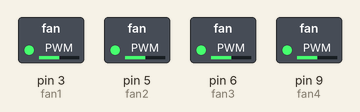
Recording of a sketch running on a simulated Arduino Uno, built with avr-gcc and run on an emulated ATmega328P. On the bench: switched loads named in the sketch (green lamp = pin HIGH). What the sketch prints to the serial monitor is not drawn.

Above: at 0.1 s.
Timing chart, 0 to 1.6 s (numbered marks = the images above):
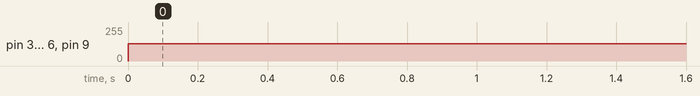

Measured:
- by itself, pin 3 (fan1), pin 5 (fan2), pin 6 (fan3), pin 9 (fan4): 0/255 → 128/255 at 0.00 s

The sketch:

pwm_all_4_poti.ino
```cpp
#include <TimerOne.h>

int fan1 = 3;
int fan2 = 5;
int fan3 = 6;
int fan4 = 9;

int potiPin = A3;
int dutycycle = 512;

void setup(void)
{
  pinMode(fan1, OUTPUT);
  pinMode(fan2, OUTPUT);
  pinMode(fan3, OUTPUT);
  pinMode(fan4, OUTPUT);
  Timer1.initialize(25);
  Timer1.pwm(fan1, 0);
  Timer1.pwm(fan2, 0);
  Timer1.pwm(fan3, 0);
  Timer1.pwm(fan4, 0);
  Serial.begin(9600);

}
void loop(void)
{
//  dutycycle = analogRead(potiPin); //get the poti value

  Timer1.setPwmDuty(fan1,dutycycle); // set the new poti value as dutycycle
  Timer1.setPwmDuty(fan2,dutycycle); // set the new poti value as dutycycle
  Timer1.setPwmDuty(fan3,dutycycle); // set the new poti value as dutycycle
  Timer1.setPwmDuty(fan4,dutycycle); // set the new poti value as dutycycle

  Serial.println(dutycycle / 10.23); //print dutycycle in percentages
}
```
